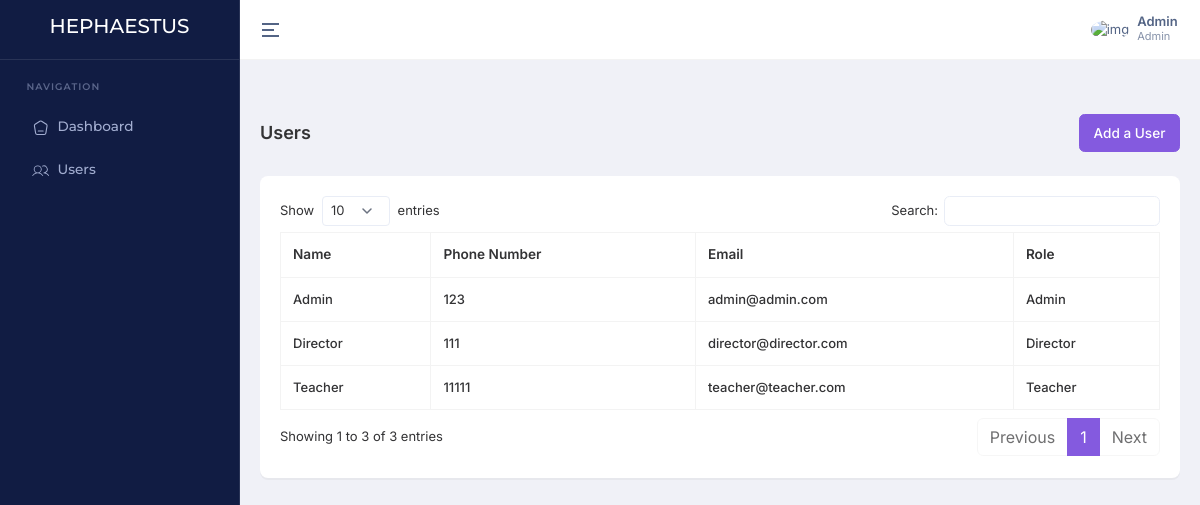
The app's page /users/ (signed in), older data.
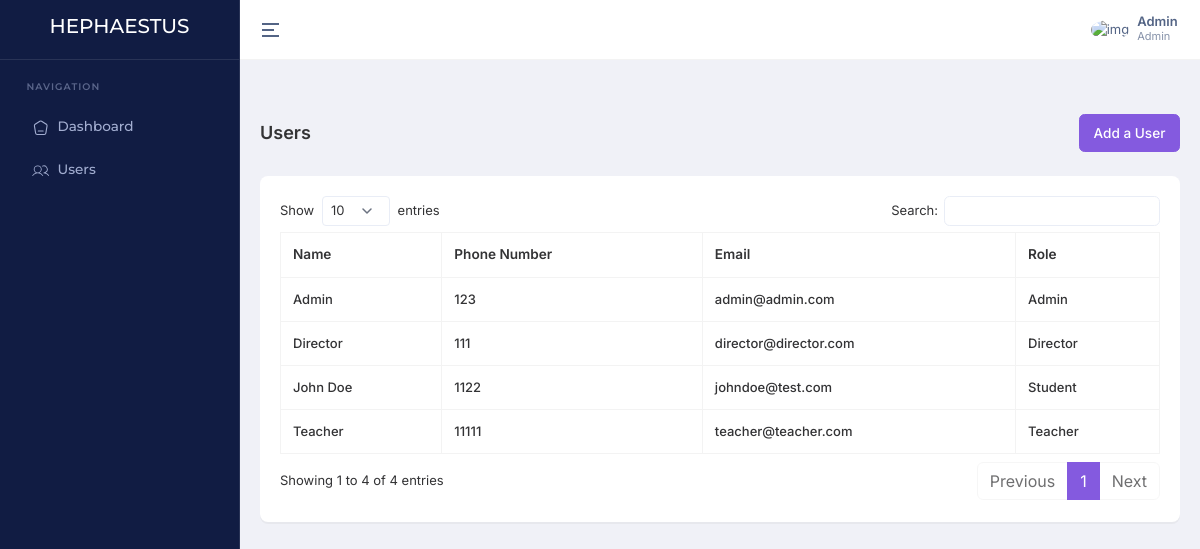
The same page, newer data.
### account/models.py (models this page shows, shortened)
class User(AbstractBaseUser, PermissionsMixin):
    ROLE_CHOICES = (
        ('Admin', 'Admin'),
        ('Director', 'Director'),
        ('Teacher', 'Teacher'),
        ('Student', 'Student'),
    )
    email = models.EmailField(unique=True)
    name = models.CharField(max_length=255)
    slug = models.SlugField(unique=True, blank=True)
    phone_number = models.CharField(max_length=15, unique=True)
    image = ProcessedImageField(
        upload_to=user_image_path,
        processors=[ResizeToFill(720, 720)],
        format='JPEG',
        options={'quality': 90},
        null=True,
        blank=True,
    )
    role = models.CharField(max_length=30, choices=ROLE_CHOICES)
    added_by = models.ForeignKey('self', on_delete=models.CASCADE, null=True, blank=True, related_name='added_users')
    created_at = models.DateTimeField(default=timezone.now)
    updated_at = models.DateTimeField(auto_now=True)
    is_active = models.BooleanField(default=True)
    is_staff = models.BooleanField(default=False)
    objects = CustomUserManager()
    USERNAME_FIELD = 'phone_number'
    REQUIRED_FIELDS = ['name', 'email']

### home/views.py (the view)
# urls.py: path('users/', getUsers, name='getUsers'),
@login_required
def getUsers(request):
    getUsers = User.objects.all().order_by('-created_at')
    context = {
        'getUsers': getUsers
    }
    return render(request, 'pages/users/index.html', context)

### templates/pages/users/index.html (shortened to what this page needs)
{% extends "layouts/app.html" %}
{% block content %}
    <div class="container-fluid">
        <div class="d-md-flex d-block align-items-center justify-content-between my-4 page-header-breadcrumb">
            <h1 class="page-title fw-semibold fs-18 mb-0">Users</h1>
            <div class="ms-md-1 ms-0">
                <nav>
                    <ol class="breadcrumb mb-0">
                        <a class="btn btn-primary" href="{% url 'home:addUser' %}">
                            Add a User
                        </a>
                    </ol>
                </nav>
            </div>
        </div>
        <div class="row">
            <div class="col-xl-12">
                <div class="card custom-card">
                    <div class="card-body">
                        <div class="table-responsive">
                            <table id="datatable" class="table table-bordered text-nowrap w-100">
                                <thead>
                                    <tr>
                                        <th>Name</th>
                                        <th>Phone Number</th>
                                        <th>Email</th>
                                        <th>Role</th>
                                    </tr>
                                </thead>
                                <tbody>
                                    {% for user in getUsers %}
                                        <tr>
                                            <td>{{ user.name }}</td>
                                            <td>{{ user.phone_number }}</td>
                                            <td>{{ user.email }}</td>
                                            <td>{{ user.role }}</td>
                                        </tr>
                                    {% endfor %}
                                </tbody>
                            </table>
                        </div>
                    </div>
                </div>
            </div>
        </div>
    </div>
{% endblock %}

### templates/layouts/app.html (shortened to what this page needs)
{% load static %}
<!DOCTYPE html>
<html lang="en" dir="ltr" data-nav-layout="vertical" data-theme-mode="light" data-header-styles="light" data-menu-styles="dark" data-toggled="close">
<head>
    <link id="style" href="{% static 'libs/bootstrap/css/bootstrap.min.css' %}" rel="stylesheet">
    <link href="{% static 'css/styles.min.css' %}" rel="stylesheet">
    <link href="{% static 'libs/node-waves/waves.min.css' %}" rel="stylesheet">
    <link href="{% static 'libs/simplebar/simplebar.min.css' %}" rel="stylesheet">
    <link rel="stylesheet" href="{% static 'libs/choices.js/public/assets/styles/choices.min.css' %}">
    <link rel="stylesheet" href="https://cdn.datatables.net/1.11.5/css/dataTables.bootstrap5.min.css">
    <link rel="stylesheet" href="https://cdnjs.cloudflare.com/ajax/libs/toastr.js/latest/toastr.min.css">
</head>
<body>
    <div class="page">
        {% include 'inc/header.html' %}
        {% include 'inc/sidebar.html' %}
        <div class="main-content app-content">
            {% block content %}{% endblock %}
        </div>
    </div>
</body>
</html>

### templates/inc/header.html (shortened to what this page needs)
<header class="app-header">
    <div class="main-header-container container-fluid">
        <div class="header-content-left">
            <div class="header-element">
                <a aria-label="Hide Sidebar" class="sidemenu-toggle header-link animated-arrow hor-toggle horizontal-navtoggle" data-bs-toggle="sidebar" href="javascript:void(0);"><span></span></a>
            </div>
        </div>
        <div class="header-content-right">
            <div class="header-element">
                <a href="javascript:void(0);" class="header-link dropdown-toggle" id="mainHeaderProfile" data-bs-toggle="dropdown" data-bs-auto-close="outside" aria-expanded="false">
                    <div class="d-flex align-items-center">
                        <div class="me-sm-2 me-0">
                            <img src="https://cdn.pixabay.com/photo/2015/10/05/22/37/blank-profile-picture-973460_960_720.png" alt="img" width="32" height="32" class="rounded-circle">
                        </div>
                        <div class="d-sm-block d-none">
                            <p class="fw-semibold mb-0 lh-1">{{ request.user.name }}</p>
                            <span class="op-7 fw-normal d-block fs-11">{{ request.user.role }}</span>
                        </div>
                    </div>
                </a>
            </div>
        </div>
    </div>
</header>

### templates/inc/sidebar.html (shortened to what this page needs)
{% load static %}
<aside class="app-sidebar sticky" id="sidebar">
    <div class="main-sidebar-header">
        <a href="{% url 'home:dashboard' %}" class="header-logo">
            <h5 class="text-white">
                HEPHAESTUS
            </h5>
        </a>
    </div>
    <div class="main-sidebar" id="sidebar-scroll">
        <nav class="main-menu-container nav nav-pills flex-column sub-open">
            <ul class="main-menu">
                <li class="slide__category"><span class="category-name">Navigation</span></li>
                <li class="slide">
                    <a href="{% url 'home:dashboard' %}" class="side-menu__item">
                        <span class="px-2">
                        </span>
                        <span class="side-menu__label">Dashboard</span>
                    </a>
                </li>
                <li class="slide">
                    <a href="{% url 'home:getUsers' %}" class="side-menu__item">
                        <span class="px-2">
                        </span>
                        <span class="side-menu__label">Users</span>
                    </a>
                </li>
            </ul>
        </nav>
    </div>
</aside>

Row changes from the older to the newer data that the page shows:
added User: name "John Doe", phone_number "1122", email "johndoe@test.com", role "Student"
Text that changed along with them:
text written by a page script: "Show entries Search: Showing 1 to 3 of 3 entries Previous 1 Next" → "Show entries Search: Showing 1 to 4 of 4 entries Previous 1 Next"
